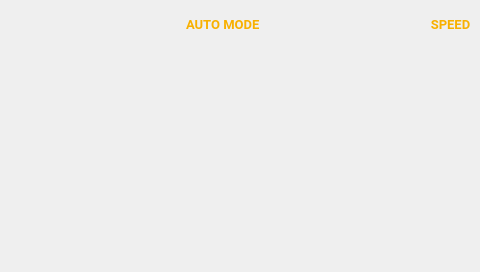
<?xml version="1.0" encoding="UTF-8"?>
<ui version="4.0">
 <class>MainWindow</class>
 <widget class="QMainWindow" name="MainWindow">
  <property name="geometry">
   <rect>
    <x>0</x>
    <y>0</y>
    <width>480</width>
    <height>272</height>
   </rect>
  </property>
  <property name="sizePolicy">
   <sizepolicy hsizetype="Fixed" vsizetype="Fixed">
    <horstretch>0</horstretch>
    <verstretch>0</verstretch>
   </sizepolicy>
  </property>
  <property name="windowTitle">
   <string notr="true">MainWindow</string>
  </property>
  <widget class="QWidget" name="centralwidget">
   <widget class="QWidget" name="title" native="true">
    <property name="geometry">
     <rect>
      <x>0</x>
      <y>0</y>
      <width>480</width>
      <height>49</height>
     </rect>
    </property>
    <property name="sizePolicy">
     <sizepolicy hsizetype="Fixed" vsizetype="Fixed">
      <horstretch>0</horstretch>
      <verstretch>0</verstretch>
     </sizepolicy>
    </property>
    <property name="font">
     <font>
      <pointsize>1</pointsize>
     </font>
    </property>
    <property name="styleSheet">
     <string notr="true">background-image: url(:/title_background/png/title/rectangle.png);</string>
    </property>
    <property name="inputMethodHints">
     <set>Qt::ImhNone</set>
    </property>
    <layout class="QGridLayout" name="gridLayout">
     <property name="rightMargin">
      <number>5</number>
     </property>
     <property name="horizontalSpacing">
      <number>5</number>
     </property>
     <item row="0" column="4">
      <widget class="MyToolButton" name="wifi">
       <property name="enabled">
        <bool>true</bool>
       </property>
       <property name="styleSheet">
        <string notr="true">QToolButton{background-color: transparent; border:0; color : white}</string>
       </property>
       <property name="inputMethodHints">
        <set>Qt::ImhNone</set>
       </property>
       <property name="icon">
        <iconset>
         <activeoff>:/wifi/png/title/spot-icons-wifi-inactive.png</activeoff>
         <activeon>:/wifi/png/title/spot-icons-wifi-active.png</activeon>
        </iconset>
       </property>
       <property name="iconSize">
        <size>
         <width>24</width>
         <height>18</height>
        </size>
       </property>
       <property name="checkable">
        <bool>true</bool>
       </property>
       <property name="popupMode">
        <enum>QToolButton::InstantPopup</enum>
       </property>
       <property name="toolButtonStyle">
        <enum>Qt::ToolButtonIconOnly</enum>
       </property>
      </widget>
     </item>
     <item row="0" column="0">
      <widget class="QLabel" name="logo">
       <property name="text">
        <string/>
       </property>
       <property name="pixmap">
        <pixmap resource="title.qrc">:/logo/png/title/logo.png</pixmap>
       </property>
       <property name="scaledContents">
        <bool>true</bool>
       </property>
      </widget>
     </item>
     <item row="0" column="1">
      <spacer name="horizontalSpacer">
       <property name="orientation">
        <enum>Qt::Horizontal</enum>
       </property>
       <property name="sizeType">
        <enum>QSizePolicy::MinimumExpanding</enum>
       </property>
       <property name="sizeHint" stdset="0">
        <size>
         <width>4</width>
         <height>20</height>
        </size>
       </property>
      </spacer>
     </item>
     <item row="0" column="10">
      <widget class="QToolButton" name="test_mode">
       <property name="enabled">
        <bool>true</bool>
       </property>
       <property name="sizePolicy">
        <sizepolicy hsizetype="Preferred" vsizetype="Preferred">
         <horstretch>0</horstretch>
         <verstretch>0</verstretch>
        </sizepolicy>
       </property>
       <property name="font">
        <font>
         <family>Roboto</family>
         <pointsize>10</pointsize>
         <weight>75</weight>
         <bold>true</bold>
         <kerning>false</kerning>
        </font>
       </property>
       <property name="styleSheet">
        <string notr="true">QToolButton{background-color: transparent; border:0; color : rgb(248,176,0)}</string>
       </property>
       <property name="inputMethodHints">
        <set>Qt::ImhNone</set>
       </property>
       <property name="text">
        <string>SPEED</string>
       </property>
       <property name="iconSize">
        <size>
         <width>24</width>
         <height>18</height>
        </size>
       </property>
       <property name="checkable">
        <bool>true</bool>
       </property>
       <property name="checked">
        <bool>false</bool>
       </property>
       <property name="popupMode">
        <enum>QToolButton::InstantPopup</enum>
       </property>
       <property name="toolButtonStyle">
        <enum>Qt::ToolButtonIconOnly</enum>
       </property>
      </widget>
     </item>
     <item row="0" column="6">
      <widget class="MyToolButton" name="volume">
       <property name="enabled">
        <bool>true</bool>
       </property>
       <property name="styleSheet">
        <string notr="true">QToolButton{background-color: transparent; border:0; color : white}</string>
       </property>
       <property name="inputMethodHints">
        <set>Qt::ImhNone</set>
       </property>
       <property name="icon">
        <iconset>
         <activeoff>:/sound/png/title/spot-icons-sound-inactive.png</activeoff>
         <activeon>:/sound/png/title/spot-icons-sound-active.png</activeon>
        </iconset>
       </property>
       <property name="iconSize">
        <size>
         <width>24</width>
         <height>18</height>
        </size>
       </property>
       <property name="checkable">
        <bool>true</bool>
       </property>
       <property name="popupMode">
        <enum>QToolButton::InstantPopup</enum>
       </property>
       <property name="toolButtonStyle">
        <enum>Qt::ToolButtonIconOnly</enum>
       </property>
      </widget>
     </item>
     <item row="0" column="8">
      <widget class="MyToolButton" name="setting">
       <property name="enabled">
        <bool>true</bool>
       </property>
       <property name="styleSheet">
        <string notr="true">QToolButton{background-color: transparent; border:0; color : white}</string>
       </property>
       <property name="inputMethodHints">
        <set>Qt::ImhNone</set>
       </property>
       <property name="icon">
        <iconset>
         <activeoff>:/setting/png/title/spot-icons-settings-inactive.png</activeoff>
         <activeon>:/setting/png/title/spot-icons-settings-active.png</activeon>
        </iconset>
       </property>
       <property name="iconSize">
        <size>
         <width>24</width>
         <height>18</height>
        </size>
       </property>
       <property name="checkable">
        <bool>true</bool>
       </property>
       <property name="popupMode">
        <enum>QToolButton::InstantPopup</enum>
       </property>
       <property name="toolButtonStyle">
        <enum>Qt::ToolButtonIconOnly</enum>
       </property>
      </widget>
     </item>
     <item row="0" column="3">
      <widget class="MyToolButton" name="help">
       <property name="enabled">
        <bool>true</bool>
       </property>
       <property name="font">
        <font>
         <kerning>true</kerning>
        </font>
       </property>
       <property name="styleSheet">
        <string notr="true">QToolButton{background-color: transparent; border:0; color : white}</string>
       </property>
       <property name="inputMethodHints">
        <set>Qt::ImhNone</set>
       </property>
       <property name="icon">
        <iconset>
         <activeoff>:/help/png/title/spot-icons-help-inactive.png</activeoff>
         <activeon>:/help/png/title/spot-icons-help-active.png</activeon>
        </iconset>
       </property>
       <property name="iconSize">
        <size>
         <width>24</width>
         <height>18</height>
        </size>
       </property>
       <property name="checkable">
        <bool>true</bool>
       </property>
       <property name="popupMode">
        <enum>QToolButton::DelayedPopup</enum>
       </property>
       <property name="toolButtonStyle">
        <enum>Qt::ToolButtonIconOnly</enum>
       </property>
      </widget>
     </item>
     <item row="0" column="9">
      <widget class="MyToolButton" name="profile_icon">
       <property name="enabled">
        <bool>true</bool>
       </property>
       <property name="styleSheet">
        <string notr="true">QToolButton{background-color: transparent; border:0; color : white}</string>
       </property>
       <property name="inputMethodHints">
        <set>Qt::ImhNone</set>
       </property>
       <property name="icon">
        <iconset>
         <activeoff>:/profile/png/title/spot-icons-profile-inactive.png</activeoff>
         <activeon>:/profile/png/title/spot-icons-profile-active.png</activeon>
        </iconset>
       </property>
       <property name="iconSize">
        <size>
         <width>24</width>
         <height>18</height>
        </size>
       </property>
       <property name="checkable">
        <bool>true</bool>
       </property>
       <property name="popupMode">
        <enum>QToolButton::InstantPopup</enum>
       </property>
       <property name="toolButtonStyle">
        <enum>Qt::ToolButtonIconOnly</enum>
       </property>
      </widget>
     </item>
     <item row="0" column="2">
      <widget class="QLabel" name="chip_mode">
       <property name="font">
        <font>
         <family>Roboto</family>
         <pointsize>10</pointsize>
         <weight>75</weight>
         <bold>true</bold>
        </font>
       </property>
       <property name="styleSheet">
        <string notr="true">QLabel{background-color: transparent; border:0; color : rgb(248,176,0)}</string>
       </property>
       <property name="text">
        <string>AUTO MODE</string>
       </property>
      </widget>
     </item>
    </layout>
   </widget>
   <widget class="MyStackedWidget" name="slot_1">
    <property name="geometry">
     <rect>
      <x>0</x>
      <y>49</y>
      <width>96</width>
      <height>224</height>
     </rect>
    </property>
    <property name="sizePolicy">
     <sizepolicy hsizetype="Fixed" vsizetype="Fixed">
      <horstretch>0</horstretch>
      <verstretch>0</verstretch>
     </sizepolicy>
    </property>
    <property name="styleSheet">
     <string notr="true"/>
    </property>
    <property name="currentIndex">
     <number>-1</number>
    </property>
   </widget>
   <widget class="MyStackedWidget" name="slot_2">
    <property name="geometry">
     <rect>
      <x>96</x>
      <y>49</y>
      <width>96</width>
      <height>224</height>
     </rect>
    </property>
    <property name="sizePolicy">
     <sizepolicy hsizetype="Fixed" vsizetype="Fixed">
      <horstretch>0</horstretch>
      <verstretch>0</verstretch>
     </sizepolicy>
    </property>
    <property name="styleSheet">
     <string notr="true"/>
    </property>
    <property name="currentIndex">
     <number>-1</number>
    </property>
   </widget>
   <widget class="MyStackedWidget" name="slot_3">
    <property name="geometry">
     <rect>
      <x>192</x>
      <y>49</y>
      <width>96</width>
      <height>224</height>
     </rect>
    </property>
    <property name="sizePolicy">
     <sizepolicy hsizetype="Fixed" vsizetype="Fixed">
      <horstretch>0</horstretch>
      <verstretch>0</verstretch>
     </sizepolicy>
    </property>
    <property name="styleSheet">
     <string notr="true"/>
    </property>
    <property name="currentIndex">
     <number>-1</number>
    </property>
   </widget>
   <widget class="MyStackedWidget" name="slot_4">
    <property name="geometry">
     <rect>
      <x>288</x>
      <y>49</y>
      <width>96</width>
      <height>224</height>
     </rect>
    </property>
    <property name="sizePolicy">
     <sizepolicy hsizetype="Fixed" vsizetype="Fixed">
      <horstretch>0</horstretch>
      <verstretch>0</verstretch>
     </sizepolicy>
    </property>
    <property name="styleSheet">
     <string notr="true"/>
    </property>
    <property name="currentIndex">
     <number>-1</number>
    </property>
   </widget>
   <widget class="MyStackedWidget" name="slot_5">
    <property name="geometry">
     <rect>
      <x>384</x>
      <y>49</y>
      <width>96</width>
      <height>224</height>
     </rect>
    </property>
    <property name="sizePolicy">
     <sizepolicy hsizetype="Fixed" vsizetype="Fixed">
      <horstretch>0</horstretch>
      <verstretch>0</verstretch>
     </sizepolicy>
    </property>
    <property name="styleSheet">
     <string notr="true"/>
    </property>
    <property name="currentIndex">
     <number>-1</number>
    </property>
   </widget>
  </widget>
 </widget>
 <customwidgets>
  <customwidget>
   <class>MyToolButton</class>
   <extends>QToolButton</extends>
   <header>MyToolButton</header>
  </customwidget>
  <customwidget>
   <class>MyStackedWidget</class>
   <extends>QStackedWidget</extends>
   <header location="global">MyStackedWidget</header>
   <container>1</container>
  </customwidget>
 </customwidgets>
 <resources>
  <include location="title.qrc"/>
 </resources>
 <connections/>
</ui>
